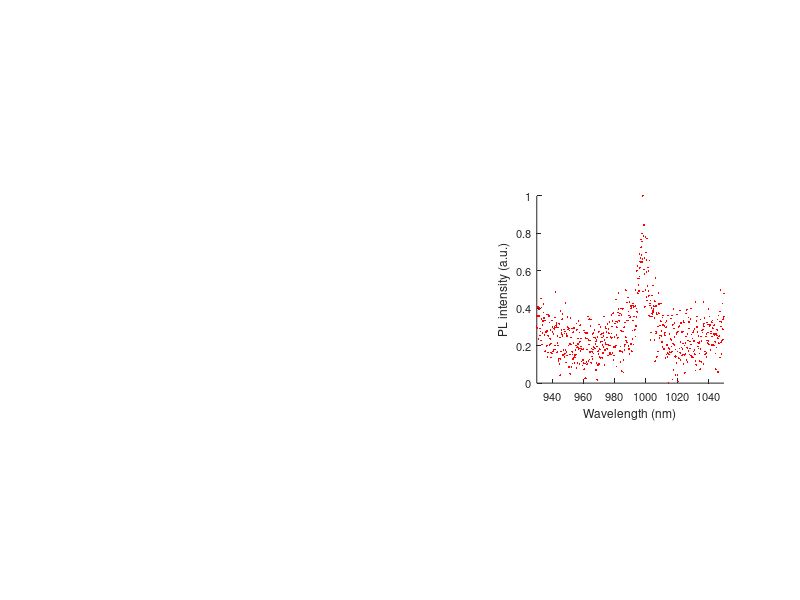

The MATLAB source for this figure: (Note: this script raises an error after producing the figure.)
% hBN paper figure: Spectrum and Confocal map

close all
clear all

%set up subfig parameters
subfigrows = 10;
subfigcols = 30;
confocalCoords = zeros(1,subfigrows^2);
spectraWidth = subfigcols-subfigrows-10;
spectraCoords = zeros(1,subfigrows*spectraWidth);
for subfigcounter = 1:subfigrows
    confocalCoords((subfigcounter-1)*subfigrows+1 : subfigcounter*subfigrows) = ...
        (subfigcounter-1)*subfigcols+1 : (subfigcounter-1)*subfigcols+subfigrows;
    spectraCoords((subfigcounter-1)*spectraWidth+1 : subfigcounter*spectraWidth) =...
        (subfigcounter)*subfigcols-spectraWidth+1 : subfigcounter*subfigcols;
end

%Spectrum
% =========================================================================
% import spectral data
spectrum1000 = csvread('Pump 680 (SHG) Power 1.8mW table 60sec Int Time.csv');

% normalise spectrum
PL1000 = spectrum1000(:,2);
PL1000 = (PL1000-min(PL1000))/(max(PL1000)-min(PL1000));
WL1000 = spectrum1000(:,1);

% fitting to the spectrum:
% PLfit = fit(WL1000,PL1000,'smoothingspline');
% fuck off matlab - you have to do the fit in python

% plot spectrum
figure(4)
spectraplot = subplot(subfigrows,subfigcols,spectraCoords);
hold off
hold on
plot(WL1000,PL1000,'r.','markers',4)
pbaspect([spectraWidth subfigrows 1])
xlim([930 1050])
hXLabel = xlabel('Wavelength (nm)');
hYLabel = ylabel('PL intensity (a.u.)');
xt = get(spectraplot, 'XTick');
set(spectraplot, 'FontSize', 8)

% Confocal map
% =========================================================================
fig4 = figure(4);
hold off
% position([200 200 500 300])
% confocal = imread('forMatlab_160630_121033_Channel1_Z1.ImageJ.bmp');
confocal = imread('forMatlabWithBackgroundSub_160630_121033_Channel1_Z1.bmp');
confocal = double(confocal);
LC = length(confocal(1,:));
% confocal = confocal(1:ceil(3*LC/5),1:ceil(3*LC/5));
confocal = confocal(floor(LC/4):ceil(3*LC/4),floor(LC/4):ceil(3*LC/4));
confocal = (confocal-min(min(confocal)))/(max(max(confocal))-min(min(confocal)));
confocalplot = subplot(subfigrows,subfigcols,confocalCoords);
image(confocal,'CDataMapping','scaled')
colormap('jet')
pbaspect([1 1 1])
cb =colorbar;
cb.Location = 'southoutside';
cb.Label.String = 'PL intensity (a.u.)';
cb.Ticks = [];
cb.Position = ([0.24 0.3 0.2 0.015]);
cb.Label.FontSize = 10;
cb.Label.FontName = 'Helvetica';
caxis([0.0 0.2]);
% grid off

% Small plot zoomed in on single
smallConfocal = confocal(16:26,40:50);
fig5 = figure(5);
surf(smallConfocal,'EdgeColor','none')
view(0,90);
daspect([1 1 1])
% image(smallConfocal,'CDataMapping','scaled')
smallConfocalplot = gca;
colormap('jet')
caxis([0.0 0.2]);


%Make the graph look good:
% =========================================================================
% Adjust size
fig4.Units = 'centimeters';
fig4.Position = ([20 5 13 10]);

% Adjust font
set(spectraplot, 'FontName', 'Helvetica')
set([hXLabel, hYLabel], 'FontName', 'Helvetica')
% set([hLegend, gca], 'FontSize', 8)

set([hXLabel, hYLabel], 'FontSize', 10)
% set(hTitle, 'FontSize', 12, 'FontWeight' , 'bold')

% Adjust axes properties
set(spectraplot, 'Box', 'on', 'TickDir', 'out', 'TickLength', [.01 .01], ...
    'XMinorTick', 'off', 'YMinorTick', 'off', 'YGrid', 'off', ...
    'XColor', 0.3-[.3 .3 .3], 'YColor', 0.3-[.3 .3 .3], 'YTick', 0:0.5:1, ...
    'XTick',810:60:1050)
%     'LineWidth', 1)
set([confocalplot,smallConfocalplot], 'Box', 'on', 'TickDir', 'out', 'TickLength', [0 0], ...
    'XMinorTick', 'off', 'YMinorTick', 'off', 'YGrid', 'off', ...
    'XColor', 0.3-[.3 .3 .3], 'YColor', 0.3-[.3 .3 .3], 'YTick', [], ...
    'XTick',[],...
    'LineWidth', 0.5)
% set(gcf, 'PaperPositionMode', 'auto');

export_fig C:\Users\Robin\Documents\Writing\Papers\nir-single-photons-hBN\plots_and_figures\confocalSpectra.png -transparent -m10